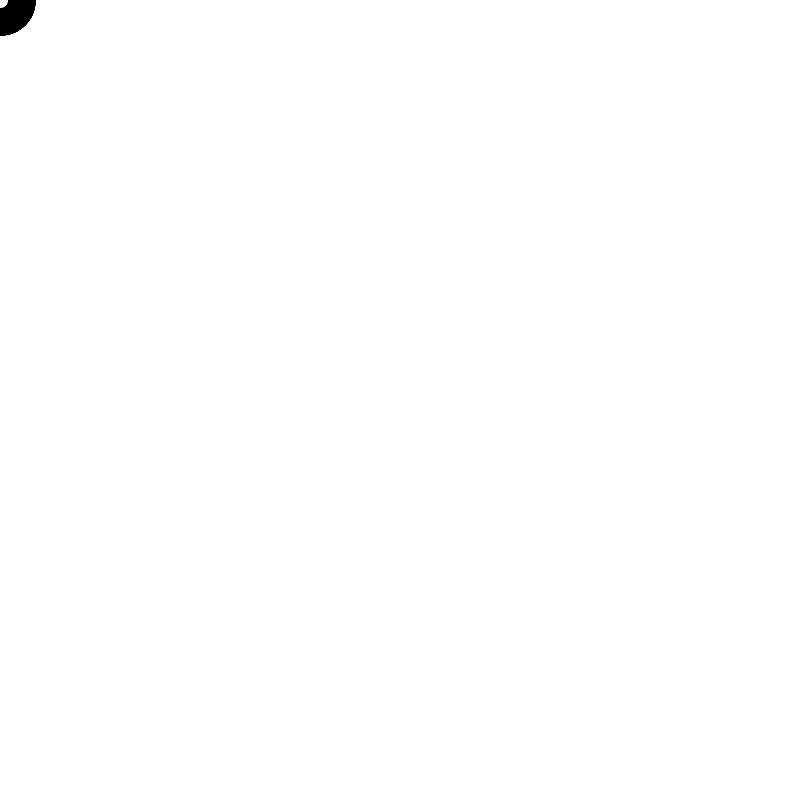
Frame 1 (no input)
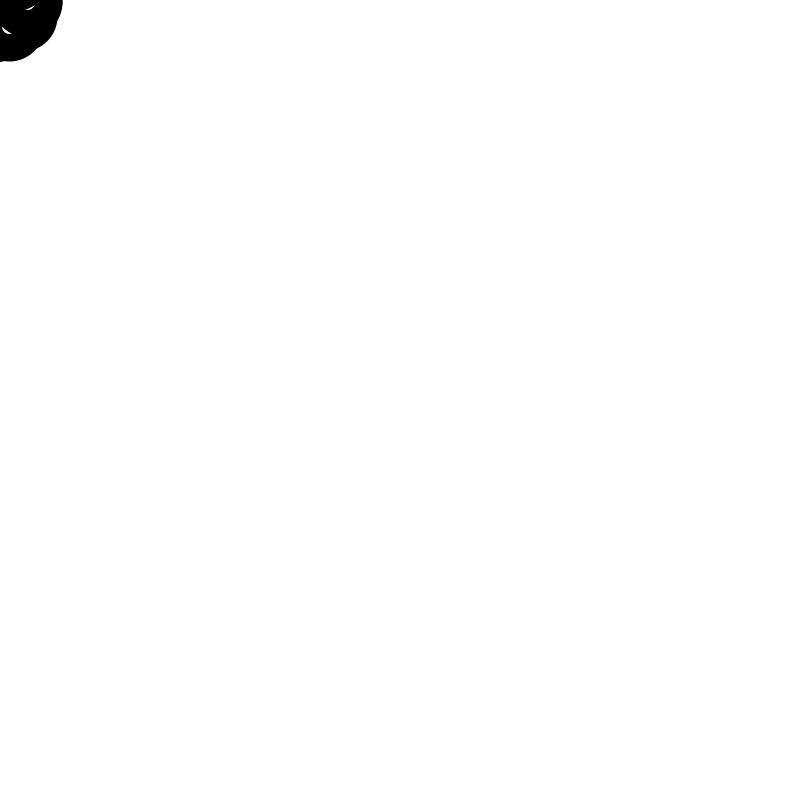
Frame 60 (the mouse pressed at the canvas centre just before this capture)
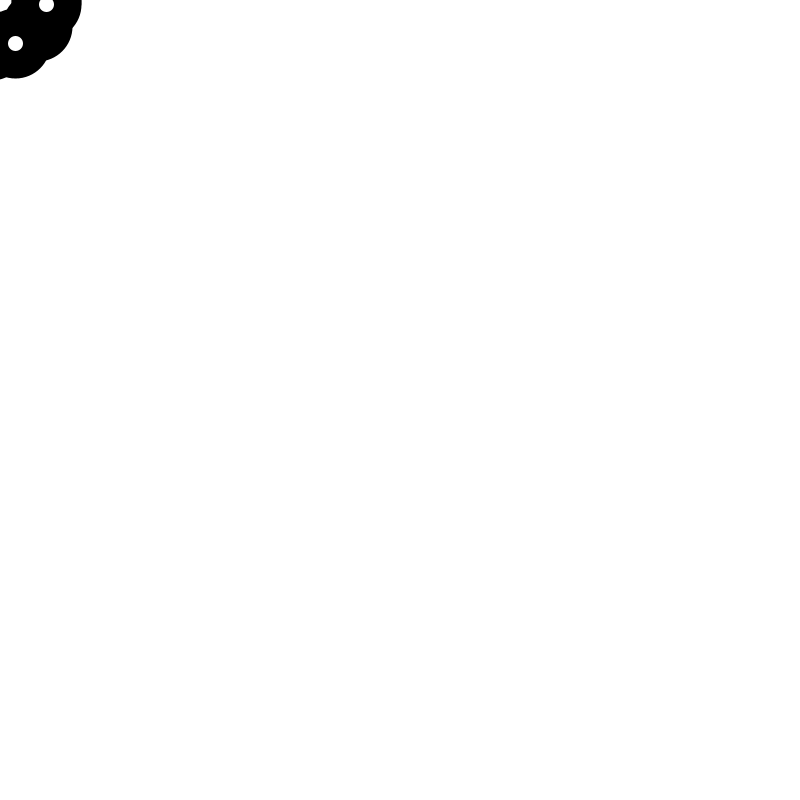
Frame 120 (the mouse held since frame 60 and released just before this capture)

The Processing sketch that drew these frames (run headless with seeded random() and noise(); from frame 60 on, the mouse is pressed at the canvas centre):

// Processing sketch: test
// ── test.pde

float details = 0.1;
int number = 15;
float frame = 0;
float radius_max = 100;
float width_an = 30;
float height_an = 0;

void setup () {
  size(800, 800);
  stroke(0);
}

void draw () {
  background(255);
  
  for (int ele = 0; ele < number; ele +=1) {
    float angle = 360*ele/number;
    
     
    for (float v = 0; v <= 1; v+= details ) {
      strokeWeight(50-v*50);
      
      float offset = sin(frame)*50;
      float xpos = 0;
      float ypos = 0;
      circle(xpos + offset*cos(angle), ypos + offset*sin(angle), 20);
      
      //line(xpos, ypos, xpos+dx+dx_to0, ypos+dy+dy_to0);
      
    }
    
  }
  frame +=0.01;
}
